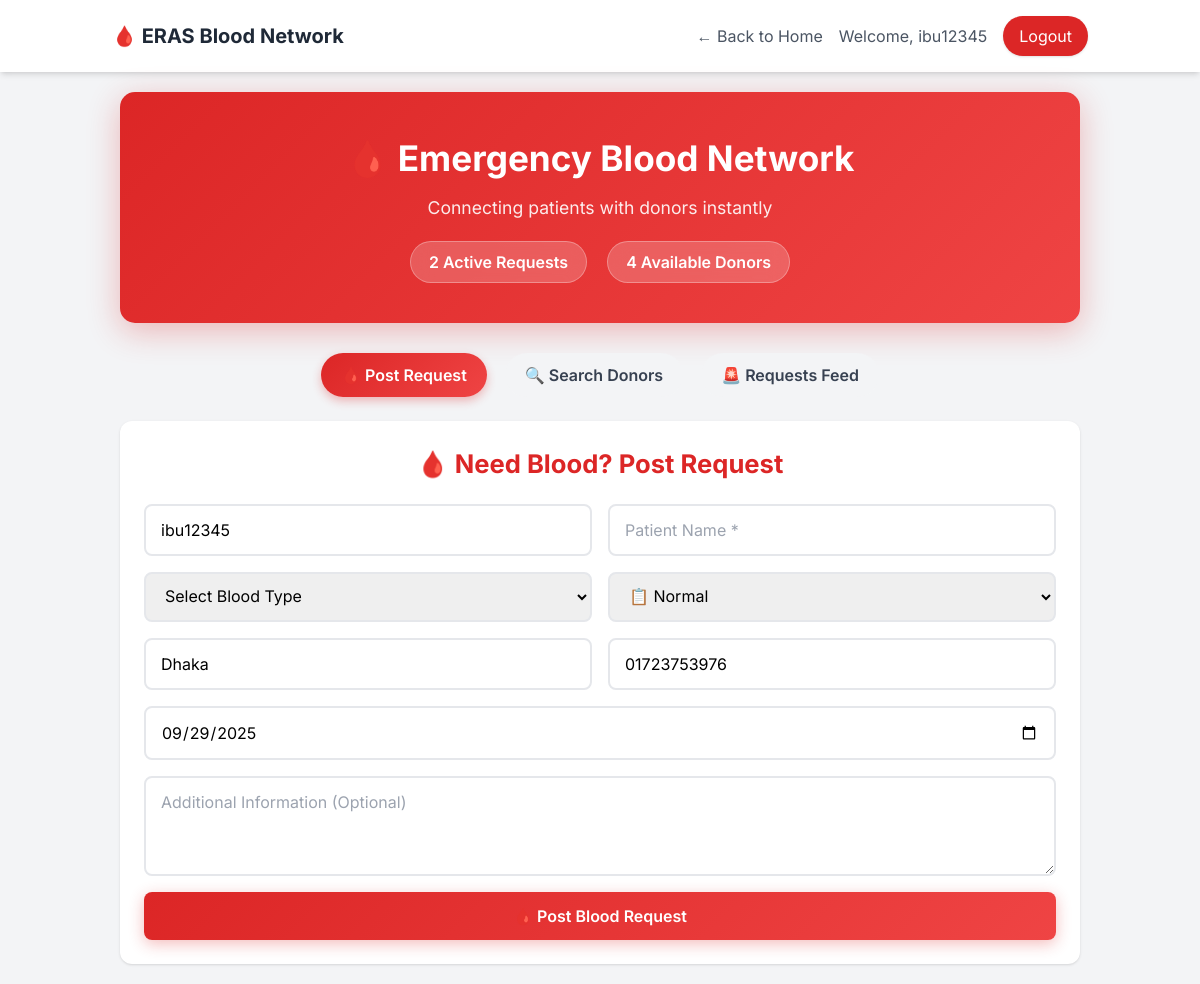
Page /accounts/blood-network/ (signed in) on the committed database.
### accounts/models.py (models this page shows, shortened)
class User(AbstractUser):
    USER_TYPES = (
        ('citizen', 'Citizen'),
        ('service_provider', 'Service Provider'),
    )
    user_type = models.CharField(
        max_length=20, choices=USER_TYPES, default='citizen')
    phone_number = models.CharField(max_length=15, unique=True)

class CitizenProfile(models.Model):
    BLOOD_GROUP_CHOICES = [
        ('', 'Select Blood Group'),
        ('A+', 'A+'),
        ('A-', 'A-'),
        ('B+', 'B+'),
        ('B-', 'B-'),
        ('AB+', 'AB+'),
        ('AB-', 'AB-'),
        ('O+', 'O+'),
        ('O-', 'O-'),
    ]
    user = models.OneToOneField(
        User, on_delete=models.CASCADE, related_name='citizen_profile')
    date_of_birth = models.DateField(null=True, blank=True)
    blood_group = models.CharField(
        max_length=5, choices=BLOOD_GROUP_CHOICES, blank=True)
    phone_number = models.CharField(max_length=15, blank=True)
    emergency_contact_name = models.CharField(max_length=100, blank=True)
    emergency_contact_phone = models.CharField(max_length=15, blank=True)
    emergency_contact_relationship = models.CharField(
        max_length=50, blank=True)
    house_road_no = models.CharField(max_length=200, blank=True)
    area_sector = models.CharField(max_length=100, blank=True)
    city = models.CharField(max_length=100, blank=True)
    postal_code = models.CharField(max_length=10, blank=True)
    landmarks = models.CharField(max_length=200, blank=True)
    last_blood_donation = models.DateField(null=True, blank=True)
    available_to_donate = models.CharField(
        max_length=10,
        choices=[('', 'Select Option'), ('yes', 'Yes'), ('no', 'No')],
        blank=True
    )
    emergency_donor = models.BooleanField(
        default=False, help_text="Available for emergency blood donation")
    medical_conditions = models.TextField(blank=True)
    allergies = models.TextField(blank=True)
    regular_medications = models.TextField(blank=True)

### accounts/views.py (the view, shortened to what this page needs)
# urls.py: path('blood-network/', views.blood_network, name='blood_network'),
def blood_network(request):
    blood_type_filter = request.GET.get('blood_type', '')
    city_filter = request.GET.get('city', '')
    emergency_only = request.GET.get('emergency_only', '') == 'true'
    donors = CitizenProfile.objects.filter(
        available_to_donate='yes'
    ).select_related('user').exclude(
        blood_group__in=['', None]  # Exclude donors without blood group
    )
    if blood_type_filter:
        donors = donors.filter(blood_group=blood_type_filter)
    if city_filter:
        donors = donors.filter(city__icontains=city_filter)
    if emergency_only:
        donors = donors.filter(emergency_donor=True)
    active_requests = BloodRequest.objects.filter(
        status='open'
    ).order_by('-urgency', '-created_at')[:10]  # Latest 10
    cities = CitizenProfile.objects.filter(
        available_to_donate='yes'
    ).exclude(city__in=['', None]).values_list('city', flat=True).distinct()
    auto_fill = {}
    if request.user.is_authenticated:
        try:
            if hasattr(request.user, 'citizen_profile'):
                profile = request.user.citizen_profile
                auto_fill = {
                    'name': request.user.get_full_name() or request.user.username,
                    'phone': profile.phone_number or request.user.phone_number,
                    'city': profile.city or '',
                }
        except:
            pass
    user_requests = []
    if request.user.is_authenticated:
        user_requests = BloodRequest.objects.filter(
            created_by=request.user
        ).order_by('-created_at')[:5]  # Latest 5
    context = {
        'donors': donors[:20],  # Limit to 20 donors for performance
        'active_requests': active_requests,
        'user_requests': user_requests,
        'cities': sorted(set(cities)),
        'auto_fill': auto_fill,
        'blood_types': BloodRequest.BLOOD_TYPE_CHOICES,
        'today': date.today(),
        'current_filters': {
            'blood_type': blood_type_filter,
            'city': city_filter,
            'emergency_only': emergency_only
        }
    }
    return render(request, 'accounts/blood_network.html', context)

### templates/accounts/blood_network.html (shortened to what this page needs)
<!DOCTYPE html>
<html lang="en">
<head>
  <link rel="stylesheet" href="https://cdnjs.cloudflare.com/ajax/libs/font-awesome/6.4.0/css/all.min.css">
  <script src="https://cdn.tailwindcss.com"></script>
</head>
<body class="bg-gray-100">
<header class="bg-white shadow-md">
  <nav class="container mx-auto px-6 py-4 flex items-center justify-between">
    <div class="flex items-center space-x-2">
      <span class="text-xl font-bold text-gray-800">🩸 ERAS Blood Network</span>
    </div>
    <div class="flex items-center space-x-4">
      <a href="/" class="text-gray-600 hover:text-custom-red transition">← Back to Home</a>
      {% if user.is_authenticated %}
        <span class="text-gray-600">Welcome, {{ user.username }}</span>
        <a href="{% url 'logout' %}" class="bg-custom-red text-white px-4 py-2 rounded-full shadow hover:bg-red-700">Logout</a>
      {% else %}
        <a href="{% url 'login' %}" class="text-gray-600 hover:text-custom-red">Login</a>
        <a href="{% url 'register_choice' %}" class="bg-custom-red text-white px-4 py-2 rounded-full shadow hover:bg-red-700">Register</a>
      {% endif %}
    </div>
  </nav>
</header>
<main class="blood-network-page">
  <div class="hero-section">
    <h1>🩸 Emergency Blood Network</h1>
    <p>Connecting patients with donors instantly</p>
    <div class="quick-stats">
      <span>{{ active_requests.count }} Active Requests</span>
      <span>{{ donors.count }} Available Donors</span>
    </div>
  </div>
  <div class="flex justify-center mb-6 flex-wrap gap-2">
    <button class="tab-btn active" data-tab="request">🩸 Post Request</button>
    <button class="tab-btn" data-tab="search">🔍 Search Donors</button>
    <button class="tab-btn" data-tab="feed">🚨 Requests Feed</button>
  </div>
  <div id="request" class="tab-content">
    <div class="bg-white p-6 rounded-xl shadow">
      <h2 class="section-title">🩸 Need Blood? Post Request</h2>
      <form method="POST" class="grid gap-4">
        <div class="grid md:grid-cols-2 gap-4">
          <input type="text"
                 name="requester_name"
                 value="{{ auto_fill.name|default:'' }}"
                 placeholder="Your Name *"
                 class="form-control"
                 required>
          <input type="text"
                 name="patient_name"
                 placeholder="Patient Name *"
                 class="form-control"
                 required>
        </div>
        <div class="grid md:grid-cols-2 gap-4">
          <select name="blood_type_needed" class="form-control" required>
            <option value="">Select Blood Type</option>
          </select>
          <select name="urgency" class="form-control" required>
            <option value="normal" selected>📋 Normal</option>
          </select>
        </div>
        <div class="grid md:grid-cols-2 gap-4">
          <input type="text"
                 name="location"
                 value="{{ auto_fill.city|default:'' }}"
                 placeholder="Hospital/Location *"
                 class="form-control"
                 required>
          <input type="tel"
                 name="contact_phone"
                 value="{{ auto_fill.phone|default:'' }}"
                 placeholder="+880XXXXXXXXX"
                 class="form-control"
                 required>
        </div>
        <input type="date"
               name="needed_by_date"
               class="form-control"
               min="{{ today|date:'Y-m-d' }}"
               required>
        <textarea name="additional_notes"
                  rows="3"
                  placeholder="Additional Information (Optional)"
                  class="form-control"></textarea>
        <button type="submit" class="btn-red">🩸 Post Blood Request</button>
      </form>
    </div>
  </div>
</main>
</body>
</html>

### templates/accounts/blood_network.html (style rules this page uses)
body { font-family: 'Inter', sans-serif; }
.blood-network-page { max-width: 1000px; margin: 0 auto; padding: 20px; }
.hero-section { text-align: center; background: linear-gradient(135deg, #dc2626, #ef4444); color: white; padding: 40px 20px; border-radius: 15px; margin-bottom: 30px; box-shadow: 0 8px 32px rgba(220, 38, 38, 0.3); }
.hero-section h1 { font-size: 2.2rem; font-weight: 700; margin-bottom: 10px; }
.hero-section p { font-size: 1.1rem; opacity: 0.9; margin-bottom: 20px; }
.quick-stats { display: flex; justify-content: center; gap: 20px; flex-wrap: wrap; }
.quick-stats span { background: rgba(255, 255, 255, 0.2); padding: 8px 18px; border-radius: 25px; font-weight: 600; backdrop-filter: blur(10px); border: 1px solid rgba(255, 255, 255, 0.3); }
.tab-btn { background: #f3f4f6; color: #374151; padding: 10px 20px; margin: 0 5px; border-radius: 9999px; font-weight: 600; transition: all 0.3s; border: none; cursor: pointer; }
.tab-btn.active { background: linear-gradient(135deg, #dc2626, #ef4444); color: white; box-shadow: 0 4px 10px rgba(220,38,38,0.3); }
.section-title { color: #dc2626; font-size: 1.6rem; font-weight: bold; margin-bottom: 20px; text-align: center; }
.form-control { padding: 12px 15px; border: 2px solid #e5e7eb; border-radius: 8px; font-size: 16px; transition: all 0.3s ease; width: 100%; }
.btn-red { background: linear-gradient(135deg, #dc2626, #ef4444); color: white; border: none; padding: 12px 25px; border-radius: 8px; font-size: 1rem; font-weight: 600; cursor: pointer; transition: all 0.3s ease; box-shadow: 0 4px 15px rgba(220, 38, 38, 0.3); }

### rows in the picture
User: username "ibu12345", requester_name "ibu12345"
CitizenProfile: location "Dhaka", contact_phone "01723753976"

### other values in the picture
{{ active_requests.count }} "2"
{{ donors.count }} "4"
